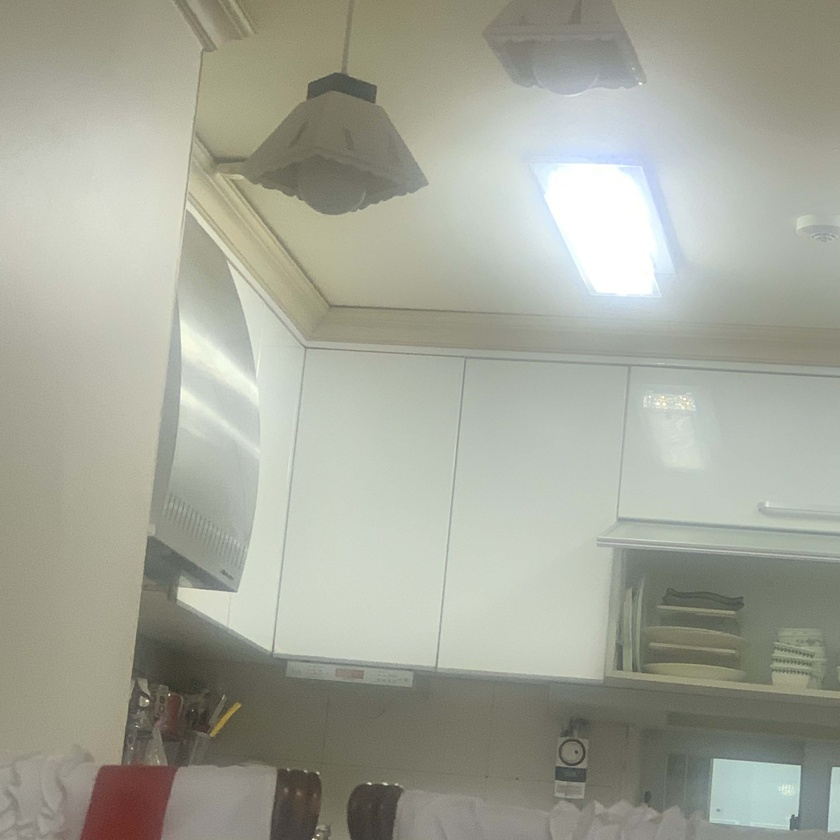
#> input picture house.jpg, 840 x 840 px, shrunk from 3024 x 3024 before the run
$ python test2.py
#> lines starting #> are read from the running program, lines starting #| are printed output that depends on the picture
import cv2 as cv
import numpy as np
from matplotlib import pyplot as plt

plot_grid_size = (4, 3) # color 이미지에 대한 map추가

def plot_img_histcdf(index1, index2, index3, img, img_rgb, title):
    plt.subplot(plot_grid_size[0], plot_grid_size[1], index1)
    plt.imshow(img, cmap='gray')
    plt.axis('off'), plt.title(title)

    plt.subplot(plot_grid_size[0], plot_grid_size[1], index3)
    plt.imshow(img_rgb)
    plt.axis('off'), plt.title(title + ' rgb')

    plt.subplot(plot_grid_size[0], plot_grid_size[1], index2)
    hist,bins = np.histogram(img.flatten(), 256, [0,256])
    cdf = hist.cumsum()
    cdf_normalized = cdf * hist.max()/ cdf.max()
    plt.plot(cdf_normalized, color = 'b')
    plt.hist(img.flatten(),256,[0,256], color = 'r')
    plt.xlim([0,256]), plt.title(title)
    plt.legend(('cdf','histogram'), loc = 'upper left')


img_rgb = cv.imread('house.jpg')
#> img_rgb is the input picture: shape (840, 840, 3); mean B, G, R 153.5, 166.2, 164.3
img_rgb = cv.cvtColor(img_rgb, cv.COLOR_BGR2RGB)
img_yuv = cv.cvtColor(img_rgb, cv.COLOR_RGB2YUV)
#> img_yuv: shape (840, 840, 3); mean of channels 0, 1, 2 164.2, 122.9, 128.1

img = cv.imread("house.jpg", cv.IMREAD_GRAYSCALE)
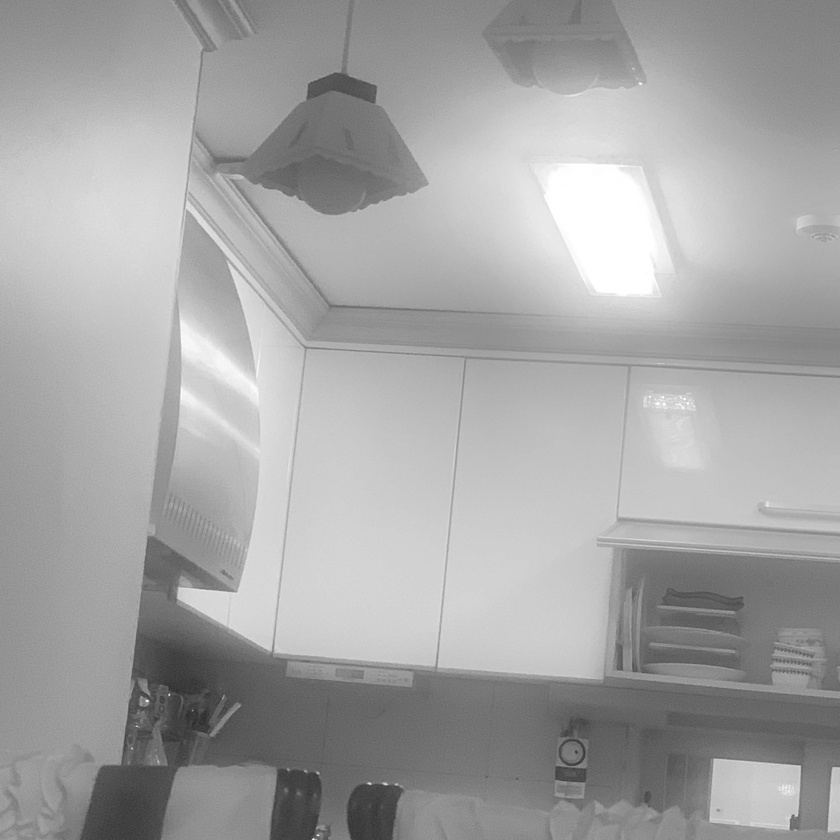
#> img: shape (840, 840); min 41, max 255, mean 164.2
plot_img_histcdf(1, 2, 3, img, img_rgb,"original")
#> in plot_img_histcdf, `hist,bins = np.histogram(img.flatten(), 256, [0,256])`: hist = 256 values, max 10147 at index 199, min 0 at index 0, mean 2756.2; bins = 257 values from 0 to 256
#> in plot_img_histcdf, `cdf = hist.cumsum()`: cdf = 256 values from 0 to 705600
#> in plot_img_histcdf, `cdf_normalized = cdf * hist.max()/ cdf.max()`: cdf_normalized = 256 values from 0 to 10147

img_he = cv.equalizeHist(img)
img_he2 = img_yuv.copy()
img_he2[:, :, 0] = cv.equalizeHist(img_he2[:,:,0])
#> img_he2: shape (840, 840, 3); mean of channels 0, 1, 2 128.5, 122.9, 128.1
img_rgb_he = cv.cvtColor(img_he2, cv.COLOR_YUV2RGB)
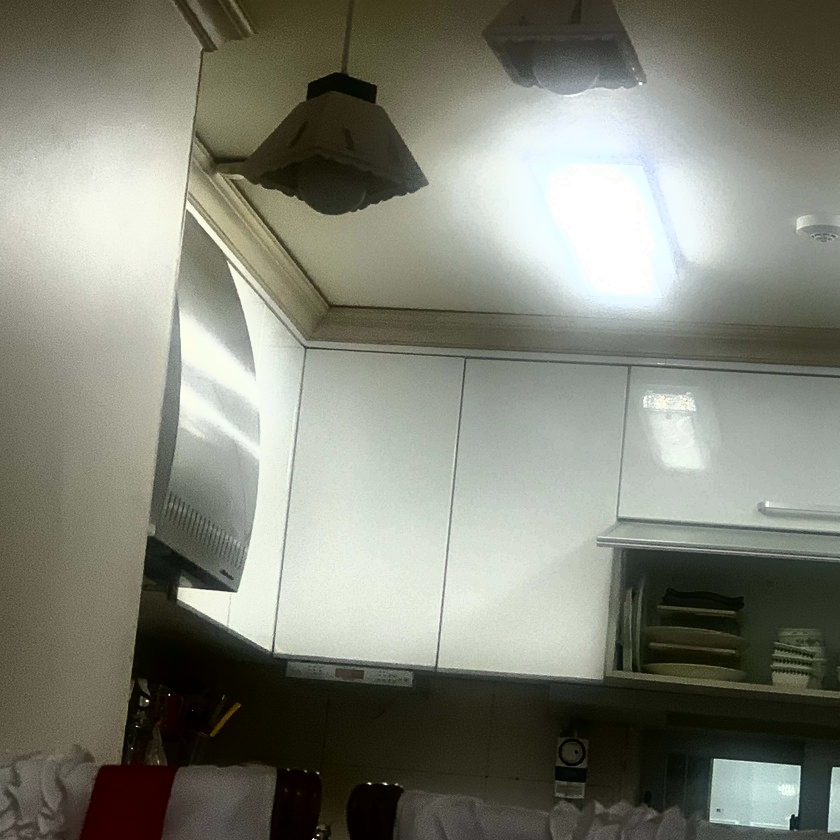
#> img_rgb_he: shape (840, 840, 3); mean R, G, B 128.6, 130.5, 118.5
plot_img_histcdf(4, 5, 6, img_he, img_rgb_he, "HE")

# herein, 255(무한대) implies no limit contrast!, which uses AHE
ahe = cv.createCLAHE(clipLimit=255, tileGridSize=(8,8))
img_ahe = ahe.apply(img)
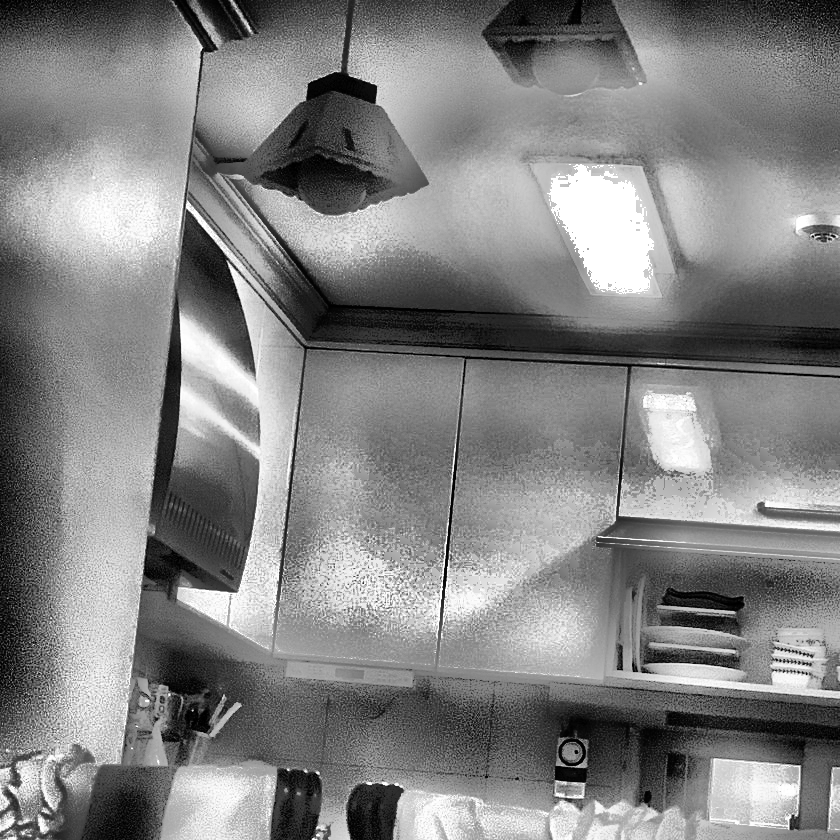
#> img_ahe: shape (840, 840); min 0, max 255, mean 130.6
img_ahe2 = img_yuv.copy()
img_ahe2[:, :, 0] = ahe.apply(img_ahe2[:,:,0])
#> img_ahe2: shape (840, 840, 3); mean of channels 0, 1, 2 130.5, 122.9, 128.1
img_rgb_ahe = cv.cvtColor(img_ahe2, cv.COLOR_YUV2RGB)
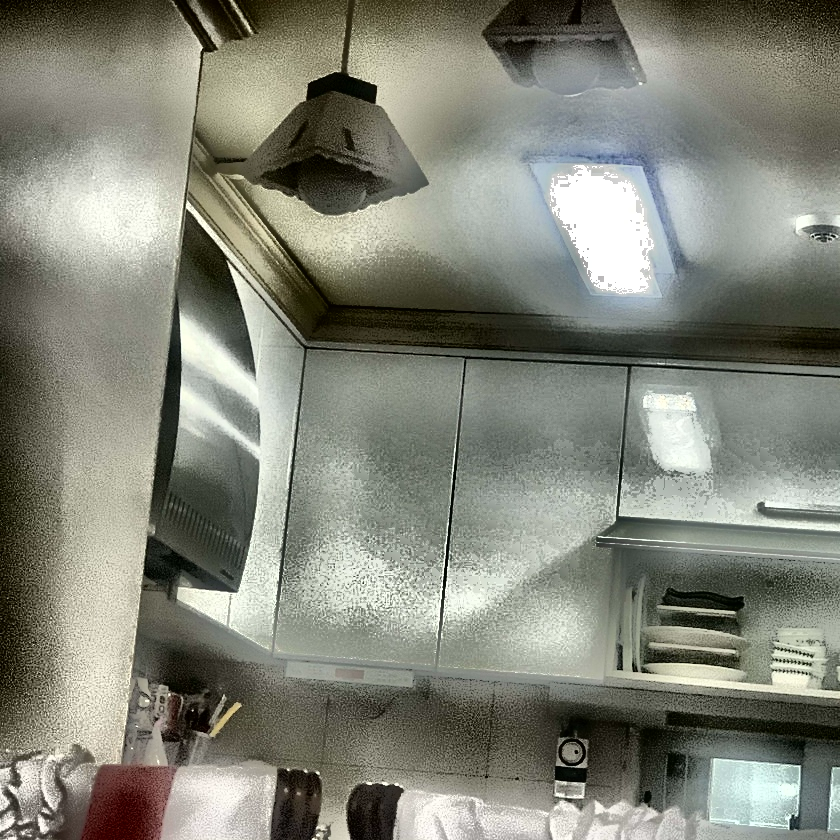
#> img_rgb_ahe: shape (840, 840, 3); mean R, G, B 130.6, 132.5, 120.5
plot_img_histcdf(7, 8, 9, img_ahe, img_rgb_ahe, "AHE")

clahe = cv.createCLAHE(clipLimit = 2.0, tileGridSize=(8,8))
img_clahe = clahe.apply(img)
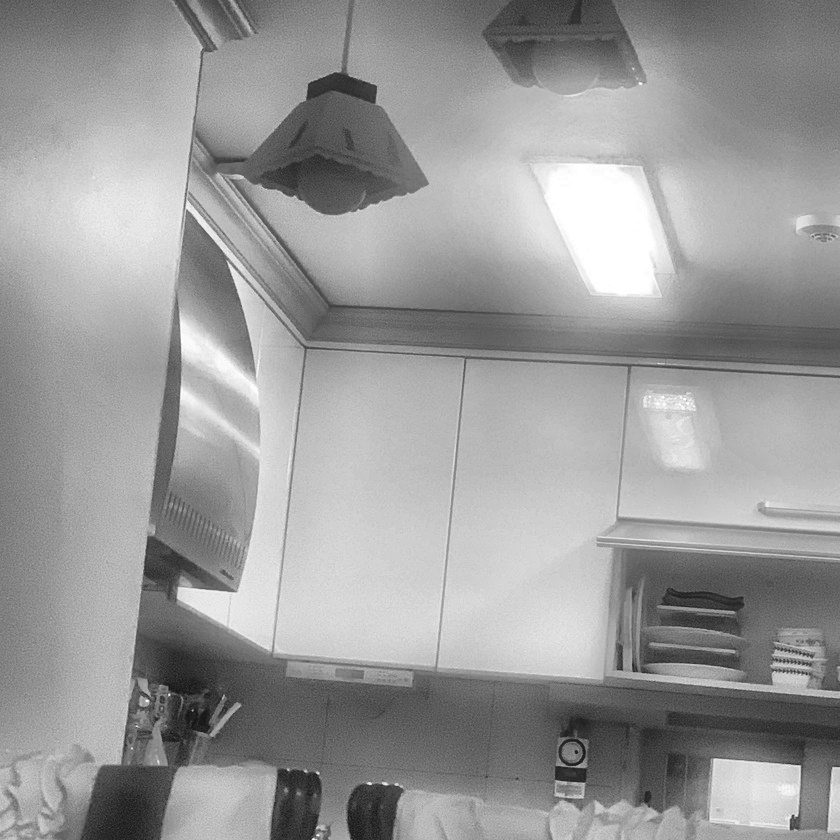
#> img_clahe: shape (840, 840); min 19, max 255, mean 153.5
img_clahe2 = img_yuv.copy()
img_clahe2[:, :, 0] = clahe.apply(img_clahe2[:,:,0])
#> img_clahe2: shape (840, 840, 3); mean of channels 0, 1, 2 153.5, 122.9, 128.1
img_rgb_clahe = cv.cvtColor(img_clahe2, cv.COLOR_YUV2RGB)
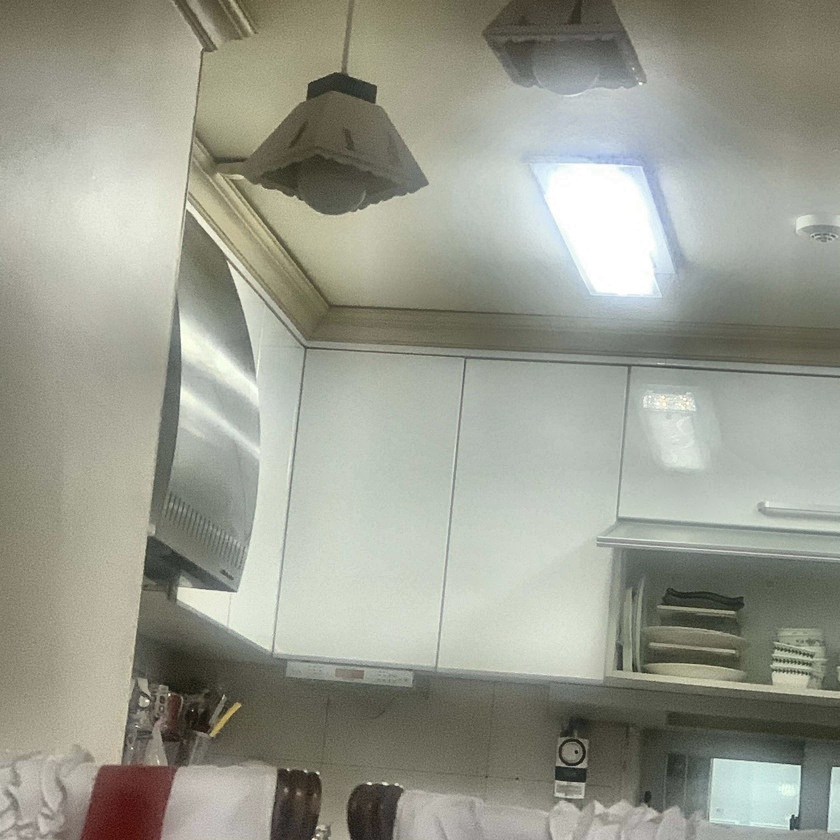
#> img_rgb_clahe: shape (840, 840, 3); mean R, G, B 153.5, 155.4, 143.3

plot_img_histcdf(10, 11, 12, img_clahe, img_rgb_clahe, "CLAHE")


plt.show()
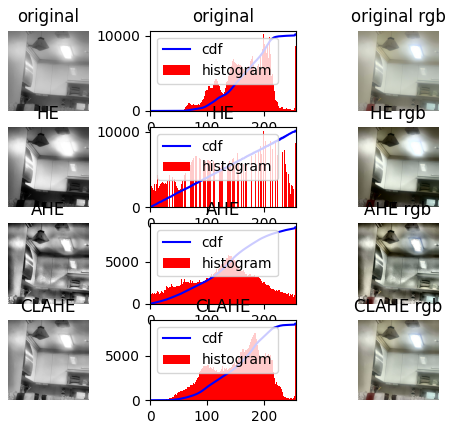
#> figure drawn by matplotlib, 12 panels; panel 3: tallest bar 10147 high, from x = 199 to 200; panel 3: curve peaks at x = 255, y = 10147; panel 6: tallest bar 10147 high, from x = 199 to 200; panel 6: curve peaks at x = 255, y = 10147

$ run again, with eye.jpg copied over house.jpg
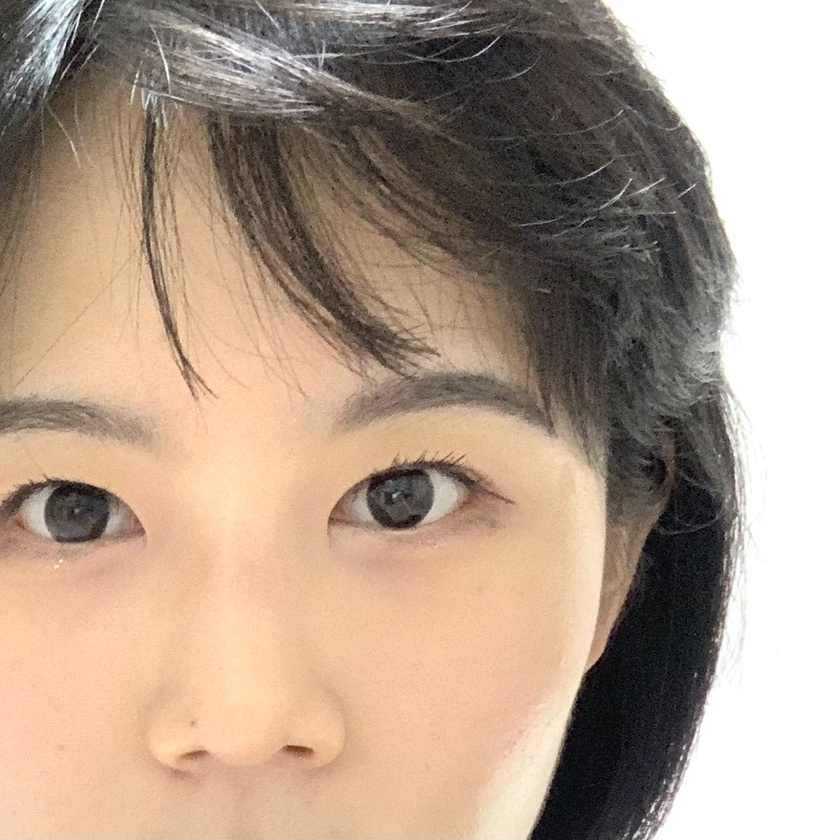
#> input picture eye.jpg, 840 x 840 px, shrunk from 1145 x 1145 before the run
#> img_rgb is the input picture: shape (840, 840, 3); mean B, G, R 139.1, 156.4, 177
#> img_yuv: shape (840, 840, 3); mean of channels 0, 1, 2 160.6, 117.4, 142.5
#> hist = 256 values, max 101142 at index 255, min 40 at index 0, mean 2756.2; bins = 257 values from 0 to 256
#> cdf = 256 values from 40 to 705600
#> cdf_normalized = 256 values from 5.73 to 101142
#> img_he2: shape (840, 840, 3); mean of channels 0, 1, 2 130.7, 117.4, 142.5
#> `img_rgb_he = cv.cvtColor(img_he2, cv.COLOR_YUV2RGB)`:
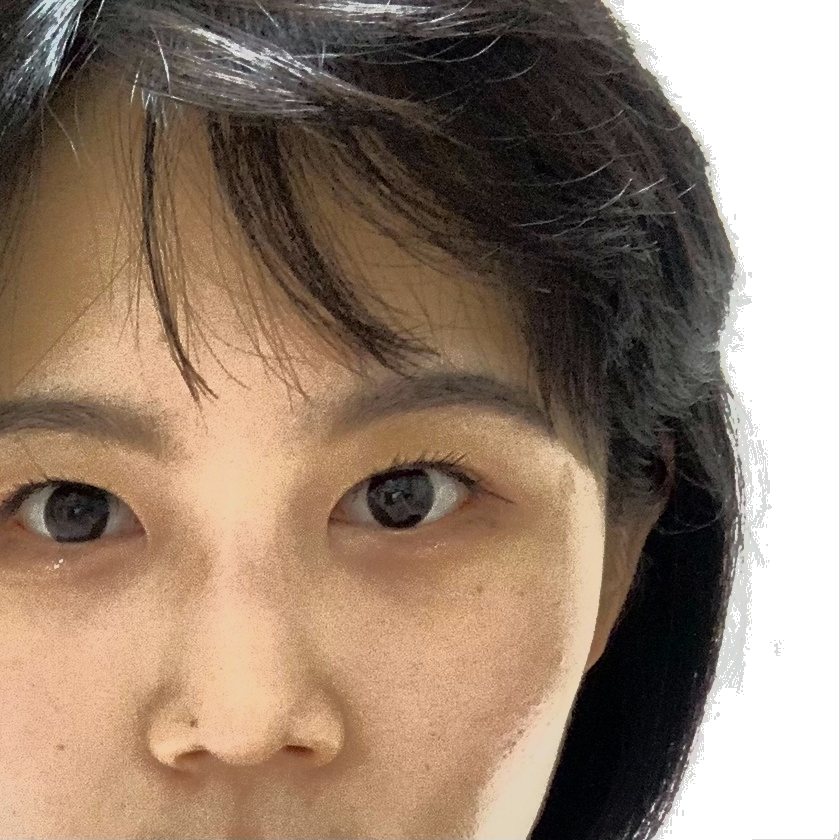
#> img_rgb_he: shape (840, 840, 3); mean R, G, B 147.2, 126.4, 109.1
#> img_ahe2: shape (840, 840, 3); mean of channels 0, 1, 2 144.5, 117.4, 142.5
#> img_clahe2: shape (840, 840, 3); mean of channels 0, 1, 2 161.8, 117.4, 142.5
#> `img_rgb_clahe = cv.cvtColor(img_clahe2, cv.COLOR_YUV2RGB)`:
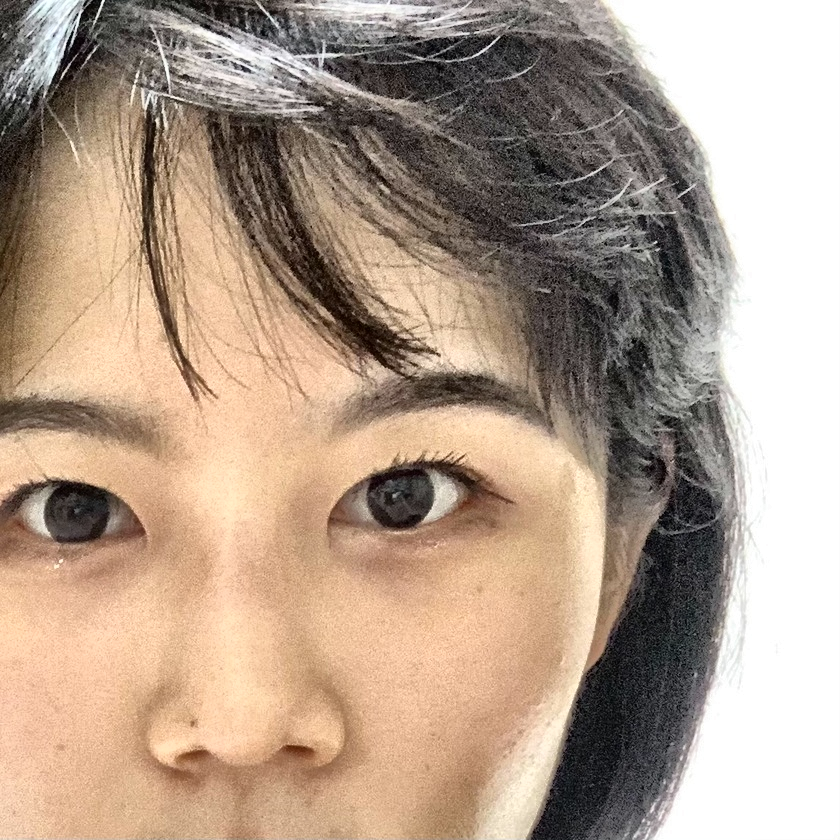
#> img_rgb_clahe: shape (840, 840, 3); mean R, G, B 178.1, 157.6, 140.3

$ run again, with hand.jpg copied over house.jpg
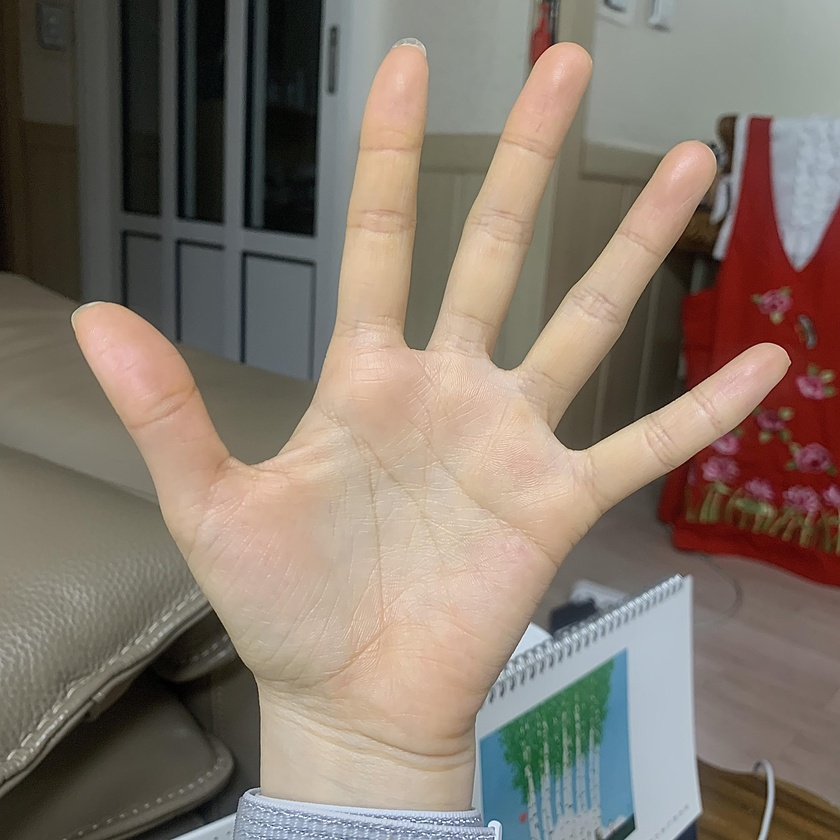
#> input picture hand.jpg, 840 x 840 px, shrunk from 3024 x 3024 before the run
#> img_rgb is the input picture: shape (840, 840, 3); mean B, G, R 107.9, 119, 131.5
#> img_yuv: shape (840, 840, 3); mean of channels 0, 1, 2 121.5, 121.4, 136.8
#> hist = 256 values, max 9612 at index 191, min 4 at index 246, mean 2756.2; bins = 257 values from 0 to 256
#> cdf = 256 values from 50 to 705600
#> cdf_normalized = 256 values from 0.681 to 9612
#> img_he2: shape (840, 840, 3); mean of channels 0, 1, 2 128.2, 121.4, 136.8
#> img_ahe2: shape (840, 840, 3); mean of channels 0, 1, 2 130.5, 121.4, 136.8
#> `img_rgb_ahe = cv.cvtColor(img_ahe2, cv.COLOR_YUV2RGB)`:
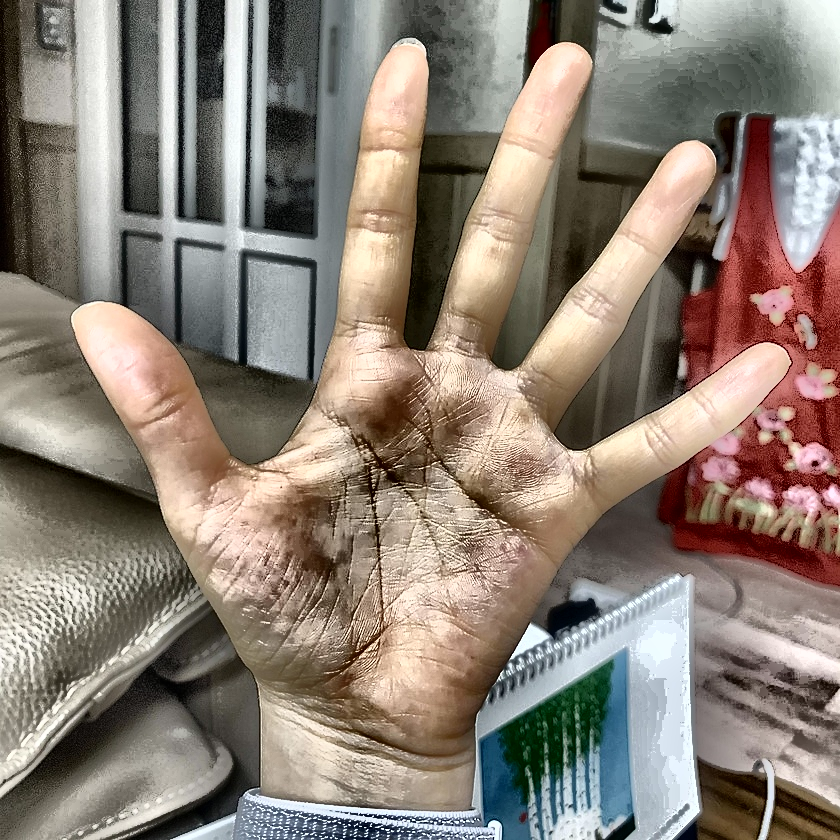
#> img_rgb_ahe: shape (840, 840, 3); mean R, G, B 140.1, 128.1, 117.2
#> img_clahe2: shape (840, 840, 3); mean of channels 0, 1, 2 127.4, 121.4, 136.8
#> `img_rgb_clahe = cv.cvtColor(img_clahe2, cv.COLOR_YUV2RGB)`:
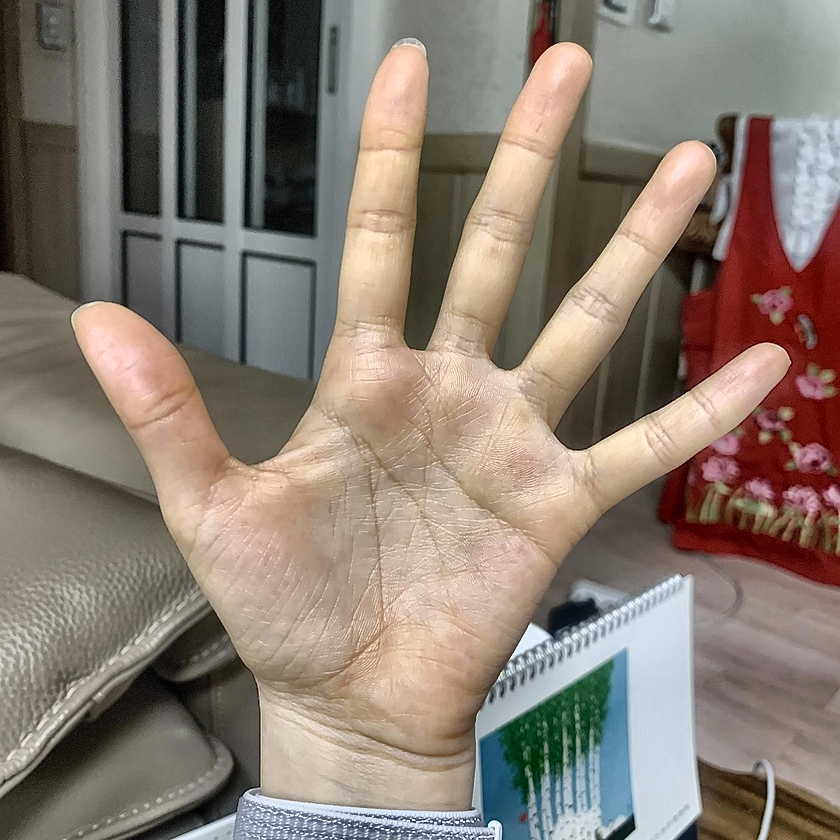
#> img_rgb_clahe: shape (840, 840, 3); mean R, G, B 137.5, 125, 114
